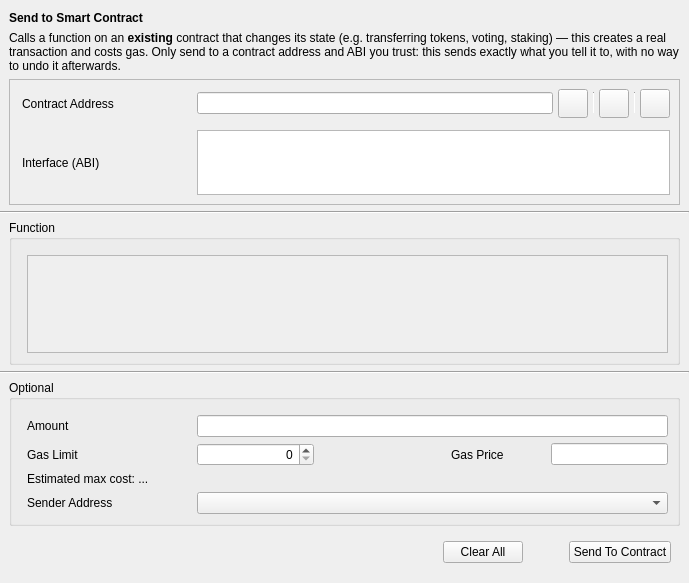
<?xml version="1.0" encoding="UTF-8"?>
<ui version="4.0">
 <class>SendToContract</class>
 <widget class="QWidget" name="SendToContract">
  <property name="geometry">
   <rect>
    <x>0</x>
    <y>0</y>
    <width>689</width>
    <height>583</height>
   </rect>
  </property>
  <property name="windowTitle">
   <string>Form</string>
  </property>
  <layout class="QVBoxLayout" name="verticalLayout">
   <property name="leftMargin">
    <number>0</number>
   </property>
   <property name="rightMargin">
    <number>0</number>
   </property>
   <item>
    <widget class="QStackedWidget" name="stackedWidget">
     <property name="currentIndex">
      <number>0</number>
     </property>
     <widget class="QWidget" name="sendContractPage">
      <layout class="QVBoxLayout" name="verticalLayout_4">
       <property name="leftMargin">
        <number>0</number>
       </property>
       <property name="topMargin">
        <number>0</number>
       </property>
       <property name="rightMargin">
        <number>0</number>
       </property>
       <property name="bottomMargin">
        <number>0</number>
       </property>
       <item>
        <layout class="QVBoxLayout" name="verticalLayout_5">
         <property name="leftMargin">
          <number>9</number>
         </property>
         <property name="rightMargin">
          <number>9</number>
         </property>
         <item>
          <widget class="QLabel" name="labelTitle">
           <property name="font">
            <font>
             <weight>75</weight>
             <bold>true</bold>
            </font>
           </property>
           <property name="text">
            <string>Send to Smart Contract</string>
           </property>
          </widget>
         </item>
         <item>
          <widget class="QLabel" name="labelContractHint">
           <property name="wordWrap">
            <bool>true</bool>
           </property>
           <property name="text">
            <string>Calls a function on an &lt;b&gt;existing&lt;/b&gt; contract that changes its state (e.g. transferring tokens, voting, staking) &amp;mdash; this creates a real transaction and costs gas. Only send to a contract address and ABI you trust: this sends exactly what you tell it to, with no way to undo it afterwards.</string>
           </property>
          </widget>
         </item>
         <item>
          <widget class="QFrame" name="frameContract">
           <property name="sizePolicy">
            <sizepolicy hsizetype="Preferred" vsizetype="Fixed">
             <horstretch>0</horstretch>
             <verstretch>0</verstretch>
            </sizepolicy>
           </property>
           <property name="frameShape">
            <enum>QFrame::StyledPanel</enum>
           </property>
           <property name="frameShadow">
            <enum>QFrame::Raised</enum>
           </property>
           <layout class="QVBoxLayout" name="verticalLayout_2">
            <property name="leftMargin">
             <number>0</number>
            </property>
            <property name="rightMargin">
             <number>0</number>
            </property>
            <item>
             <layout class="QGridLayout" name="gridLayout">
              <property name="leftMargin">
               <number>12</number>
              </property>
              <property name="rightMargin">
               <number>9</number>
              </property>
              <property name="horizontalSpacing">
               <number>15</number>
              </property>
              <property name="verticalSpacing">
               <number>12</number>
              </property>
              <item row="1" column="2">
               <widget class="QValidatedTextEdit" name="textEditInterface">
                <property name="sizePolicy">
                 <sizepolicy hsizetype="Expanding" vsizetype="Fixed">
                  <horstretch>0</horstretch>
                  <verstretch>0</verstretch>
                 </sizepolicy>
                </property>
                <property name="maximumSize">
                 <size>
                  <width>16777215</width>
                  <height>65</height>
                 </size>
                </property>
                <property name="horizontalScrollBarPolicy">
                 <enum>Qt::ScrollBarAlwaysOff</enum>
                </property>
               </widget>
              </item>
              <item row="0" column="2">
               <layout class="QHBoxLayout" name="horizontalLayout_2">
                <property name="spacing">
                 <number>5</number>
                </property>
                <item>
                 <widget class="QValidatedLineEdit" name="lineEditContractAddress"/>
                </item>
                <item>
                 <widget class="QToolButton" name="loadInfoButton">
                  <property name="toolTip">
                   <string>Choose from contract book page</string>
                  </property>
                  <property name="text">
                   <string/>
                  </property>
                  <property name="iconSize">
                   <size>
                    <width>22</width>
                    <height>22</height>
                   </size>
                  </property>
                 </widget>
                </item>
                <item>
                 <widget class="Line" name="vLine">
                  <property name="maximumSize">
                   <size>
                    <width>1</width>
                    <height>22</height>
                   </size>
                  </property>
                  <property name="orientation">
                   <enum>Qt::Vertical</enum>
                  </property>
                 </widget>
                </item>
                <item>
                 <widget class="QToolButton" name="pasteAddressButton">
                  <property name="toolTip">
                   <string>Paste contract address from clipboard</string>
                  </property>
                  <property name="text">
                   <string/>
                  </property>
                  <property name="iconSize">
                   <size>
                    <width>22</width>
                    <height>22</height>
                   </size>
                  </property>
                 </widget>
                </item>
                <item>
                 <widget class="Line" name="vLine2">
                  <property name="maximumSize">
                   <size>
                    <width>1</width>
                    <height>22</height>
                   </size>
                  </property>
                  <property name="orientation">
                   <enum>Qt::Vertical</enum>
                  </property>
                 </widget>
                </item>
                <item>
                 <widget class="QToolButton" name="saveInfoButton">
                  <property name="toolTip">
                   <string>Save contract info</string>
                  </property>
                  <property name="text">
                   <string/>
                  </property>
                  <property name="iconSize">
                   <size>
                    <width>22</width>
                    <height>22</height>
                   </size>
                  </property>
                 </widget>
                </item>
               </layout>
              </item>
              <item row="1" column="0">
               <layout class="QVBoxLayout" name="verticalLayout_8">
                <item>
                 <widget class="QLabel" name="labelInterface">
                  <property name="minimumSize">
                   <size>
                    <width>160</width>
                    <height>0</height>
                   </size>
                  </property>
                  <property name="text">
                   <string>Interface (ABI)</string>
                  </property>
                 </widget>
                </item>
               </layout>
              </item>
              <item row="0" column="0">
               <layout class="QVBoxLayout" name="verticalLayout_9">
                <item>
                 <widget class="QLabel" name="labelContractAddress">
                  <property name="minimumSize">
                   <size>
                    <width>160</width>
                    <height>0</height>
                   </size>
                  </property>
                  <property name="text">
                   <string>Contract Address</string>
                  </property>
                 </widget>
                </item>
               </layout>
              </item>
             </layout>
            </item>
           </layout>
          </widget>
         </item>
        </layout>
       </item>
       <item>
        <widget class="Line" name="hContractLine">
         <property name="orientation">
          <enum>Qt::Horizontal</enum>
         </property>
        </widget>
       </item>
       <item>
        <layout class="QVBoxLayout" name="verticalLayout_6">
         <property name="leftMargin">
          <number>9</number>
         </property>
         <property name="rightMargin">
          <number>9</number>
         </property>
         <item>
          <widget class="QGroupBox" name="groupBoxFunction">
           <property name="title">
            <string>Function</string>
           </property>
           <layout class="QVBoxLayout" name="verticalLayout_3">
            <property name="leftMargin">
             <number>15</number>
            </property>
            <property name="topMargin">
             <number>15</number>
            </property>
            <property name="bottomMargin">
             <number>9</number>
            </property>
            <item>
             <widget class="QScrollArea" name="scrollAreaFunction">
              <property name="widgetResizable">
               <bool>true</bool>
              </property>
              <widget class="QWidget" name="scrollAreaWidgetContents">
               <property name="geometry">
                <rect>
                 <x>0</x>
                 <y>0</y>
                 <width>639</width>
                 <height>137</height>
                </rect>
               </property>
              </widget>
             </widget>
            </item>
           </layout>
          </widget>
         </item>
        </layout>
       </item>
       <item>
        <widget class="Line" name="hContractLine2">
         <property name="orientation">
          <enum>Qt::Horizontal</enum>
         </property>
        </widget>
       </item>
       <item>
        <layout class="QVBoxLayout" name="verticalLayout_7">
         <property name="leftMargin">
          <number>9</number>
         </property>
         <property name="rightMargin">
          <number>9</number>
         </property>
         <item>
          <widget class="QGroupBox" name="groupBoxOptional">
           <property name="title">
            <string>Optional</string>
           </property>
           <layout class="QGridLayout" name="gridLayout_2">
            <property name="leftMargin">
             <number>15</number>
            </property>
            <property name="topMargin">
             <number>15</number>
            </property>
            <property name="horizontalSpacing">
             <number>10</number>
            </property>
            <property name="verticalSpacing">
             <number>6</number>
            </property>
            <item row="0" column="1" colspan="4">
             <widget class="BitcoinAmountField" name="lineEditAmount"/>
            </item>
            <item row="1" column="0">
             <widget class="QLabel" name="labelGasLimit">
              <property name="sizePolicy">
               <sizepolicy hsizetype="Fixed" vsizetype="Preferred">
                <horstretch>0</horstretch>
                <verstretch>0</verstretch>
               </sizepolicy>
              </property>
              <property name="minimumSize">
               <size>
                <width>160</width>
                <height>0</height>
               </size>
              </property>
              <property name="text">
               <string>Gas Limit</string>
              </property>
             </widget>
            </item>
            <item row="1" column="3">
             <widget class="QLabel" name="labelGasPrice">
              <property name="sizePolicy">
               <sizepolicy hsizetype="Fixed" vsizetype="Preferred">
                <horstretch>0</horstretch>
                <verstretch>0</verstretch>
               </sizepolicy>
              </property>
              <property name="minimumSize">
               <size>
                <width>90</width>
                <height>0</height>
               </size>
              </property>
              <property name="text">
               <string>Gas Price</string>
              </property>
             </widget>
            </item>
            <item row="3" column="1" colspan="4">
             <widget class="AddressField" name="lineEditSenderAddress">
              <property name="minimumSize">
               <size>
                <width>370</width>
                <height>0</height>
               </size>
              </property>
             </widget>
            </item>
            <item row="2" column="0" colspan="5">
             <widget class="QLabel" name="labelGasEstimate">
              <property name="text">
               <string>Estimated max cost: ...</string>
              </property>
             </widget>
            </item>
            <item row="0" column="0">
             <widget class="QLabel" name="labelAmount">
              <property name="sizePolicy">
               <sizepolicy hsizetype="Fixed" vsizetype="Preferred">
                <horstretch>0</horstretch>
                <verstretch>0</verstretch>
               </sizepolicy>
              </property>
              <property name="minimumSize">
               <size>
                <width>160</width>
                <height>0</height>
               </size>
              </property>
              <property name="text">
               <string>Amount</string>
              </property>
             </widget>
            </item>
            <item row="1" column="4">
             <widget class="BitcoinAmountField" name="lineEditGasPrice"/>
            </item>
            <item row="3" column="0">
             <widget class="QLabel" name="labelSenderAddress">
              <property name="sizePolicy">
               <sizepolicy hsizetype="Fixed" vsizetype="Preferred">
                <horstretch>0</horstretch>
                <verstretch>0</verstretch>
               </sizepolicy>
              </property>
              <property name="minimumSize">
               <size>
                <width>160</width>
                <height>0</height>
               </size>
              </property>
              <property name="text">
               <string>Sender Address</string>
              </property>
             </widget>
            </item>
            <item row="1" column="1">
             <widget class="QSpinBox" name="lineEditGasLimit">
              <property name="sizePolicy">
               <sizepolicy hsizetype="Expanding" vsizetype="Fixed">
                <horstretch>0</horstretch>
                <verstretch>0</verstretch>
               </sizepolicy>
              </property>
              <property name="alignment">
               <set>Qt::AlignRight|Qt::AlignTrailing|Qt::AlignVCenter</set>
              </property>
             </widget>
            </item>
            <item row="1" column="2">
             <spacer name="horizontalSpacer_2">
              <property name="orientation">
               <enum>Qt::Horizontal</enum>
              </property>
              <property name="sizeHint" stdset="0">
               <size>
                <width>60</width>
                <height>20</height>
               </size>
              </property>
             </spacer>
            </item>
           </layout>
          </widget>
         </item>
        </layout>
       </item>
      </layout>
     </widget>
    </widget>
   </item>
   <item>
    <layout class="QHBoxLayout" name="horizontalLayout">
     <property name="leftMargin">
      <number>18</number>
     </property>
     <property name="topMargin">
      <number>9</number>
     </property>
     <property name="rightMargin">
      <number>18</number>
     </property>
     <property name="bottomMargin">
      <number>9</number>
     </property>
     <item>
      <spacer name="horizontalSpacer">
       <property name="orientation">
        <enum>Qt::Horizontal</enum>
       </property>
       <property name="sizeType">
        <enum>QSizePolicy::Expanding</enum>
       </property>
       <property name="sizeHint" stdset="0">
        <size>
         <width>40</width>
         <height>20</height>
        </size>
       </property>
      </spacer>
     </item>
     <item>
      <widget class="QPushButton" name="pushButtonClearAll">
       <property name="text">
        <string>Clear All</string>
       </property>
      </widget>
     </item>
     <item>
      <spacer name="horizontalSpacer_3">
       <property name="orientation">
        <enum>Qt::Horizontal</enum>
       </property>
       <property name="sizeType">
        <enum>QSizePolicy::Fixed</enum>
       </property>
       <property name="sizeHint" stdset="0">
        <size>
         <width>40</width>
         <height>20</height>
        </size>
       </property>
      </spacer>
     </item>
     <item>
      <widget class="QPushButton" name="pushButtonSendToContract">
       <property name="text">
        <string>Send To Contract</string>
       </property>
      </widget>
     </item>
    </layout>
   </item>
  </layout>
 </widget>
 <customwidgets>
  <customwidget>
   <class>QValidatedTextEdit</class>
   <extends>QTextEdit</extends>
   <header>qt/qvalidatedtextedit.h</header>
  </customwidget>
  <customwidget>
   <class>AddressField</class>
   <extends>QComboBox</extends>
   <header>qt/addressfield.h</header>
  </customwidget>
  <customwidget>
   <class>BitcoinAmountField</class>
   <extends>QLineEdit</extends>
   <header>qt/bitcoinamountfield.h</header>
   <container>1</container>
  </customwidget>
  <customwidget>
   <class>QValidatedLineEdit</class>
   <extends>QLineEdit</extends>
   <header>qt/qvalidatedlineedit.h</header>
  </customwidget>
 </customwidgets>
 <resources/>
 <connections/>
</ui>
